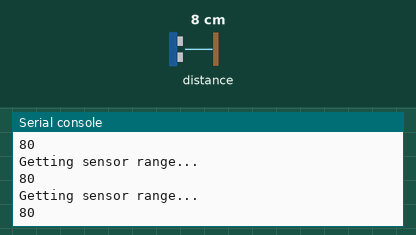
The program below on a simulated MicroPython board. On the bench: the last lines printed to the serial console. The inputs (shaded band) are chosen by the test bench; at power-on: distance to the obstacle 8 cm.

Above: at 1.2 s.
1.3 s: distance to the obstacle set to 2 cm
At 1.9 s:
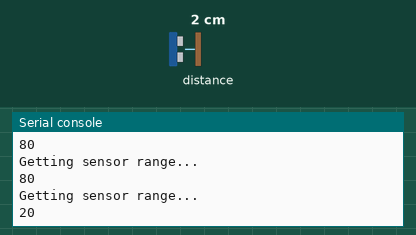
2.8 s: distance to the obstacle set to 4 cm
At 3.4 s:
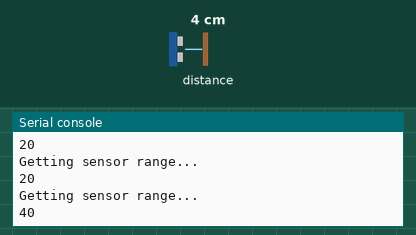
Timing chart, 0 to 5.8 s (numbered marks = the images above; inputs shaded):
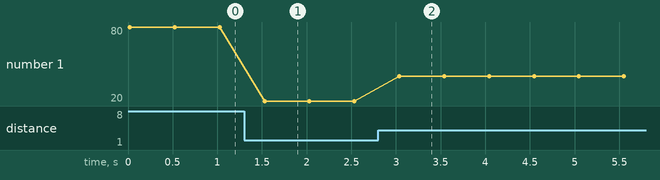

The program:

towel_dispenser_sensor_demo.py
```python
from machine import I2C
import vl6180xb
import time

i2c = I2C(0, I2C.MASTER, baudrate=100000, pins=('P11', 'P10'))

vl61b = vl6180xb.VL6180X(i2c)

while(True):
    print("Getting sensor range...")
    print(vl61b.read_range())
    time.sleep(0.5)
```

vl6180xb.py
```python
VL6180X_DEFAULT_I2C_ADDR = 0x29

VL6180X_REG_IDENTIFICATION_MODEL_ID = 0x000
VL6180X_REG_SYSTEM_INTERRUPT_CONFIG = 0x014
VL6180X_REG_SYSTEM_INTERRUPT_CLEAR = 0x015
VL6180X_REG_SYSTEM_FRESH_OUT_OF_RESET = 0x016
VL6180X_REG_SYSRANGE_START = 0x018
VL6180X_REG_SYSALS_START = 0x038
VL6180X_REG_SYSALS_ANALOGUE_GAIN = 0x03F
VL6180X_REG_SYSALS_INTEGRATION_PERIOD_HI = 0x040
VL6180X_REG_SYSALS_INTEGRATION_PERIOD_LO = 0x041
VL6180X_REG_RESULT_ALS_VAL = 0x050
VL6180X_REG_RESULT_RANGE_VAL = 0x062
VL6180X_REG_RESULT_RANGE_STATUS = 0x04d
VL6180X_REG_RESULT_INTERRUPT_STATUS_GPIO = 0x04f


VL6180X_ALS_GAIN_1 = 0x06
VL6180X_ALS_GAIN_1_25 = 0x05
VL6180X_ALS_GAIN_1_67 = 0x04
VL6180X_ALS_GAIN_2_5 = 0x03
VL6180X_ALS_GAIN_5 = 0x02
VL6180X_ALS_GAIN_10 = 0x01
VL6180X_ALS_GAIN_20 = 0x00
VL6180X_ALS_GAIN_40 = 0x07

VL6180X_ERROR_NONE = 0
VL6180X_ERROR_SYSERR_1 = 1
VL6180X_ERROR_SYSERR_5 = 5
VL6180X_ERROR_ECEFAIL = 6
VL6180X_ERROR_NOCONVERGE = 7
VL6180X_ERROR_RANGEIGNORE = 8
VL6180X_ERROR_SNR = 11
VL6180X_ERROR_RAWUFLOW = 12
VL6180X_ERROR_RAWOFLOW = 13
VL6180X_ERROR_RANGEUFLOW = 14
VL6180X_ERROR_RANGEOFLOW = 15


class VL6180X(object):
    def __init__(self, i2c):
        self.i2c = i2c
        self._addr = VL6180X_DEFAULT_I2C_ADDR
        self.setup()

    def write_byte_data(self, register, regValue):
        return self.i2c.writeto_mem(self._addr, register, bytearray([regValue]), addrsize=16), 'big'

    def read_byte_data(self, register):
        """read 1 bit from 16 byte register"""
        value = int.from_bytes(
            self.i2c.readfrom_mem(self._addr, register, 1, addrsize=16),
            'big'
        )
        return value

    def setup(self):
        if self.read_byte_data(VL6180X_REG_IDENTIFICATION_MODEL_ID) != 0xB4:
            return False

        self.load_settings()

        self.write_byte_data(VL6180X_REG_SYSTEM_FRESH_OUT_OF_RESET, 0x00)

        return True

    def load_settings(self):
        # private settings from page 24 of app note
        self.write_byte_data(0x0207, 0x01)
        self.write_byte_data(0x0208, 0x01)
        self.write_byte_data(0x0097, 0xfd)
        self.write_byte_data(0x0096, 0x00)
        self.write_byte_data(0x00e3, 0x00)
        self.write_byte_data(0x00e4, 0x04)
        self.write_byte_data(0x00e5, 0x02)
        self.write_byte_data(0x00e6, 0x01)
        self.write_byte_data(0x00e7, 0x03)
        self.write_byte_data(0x00f5, 0x02)
        self.write_byte_data(0x00d9, 0x05)
        self.write_byte_data(0x00db, 0xce)
        self.write_byte_data(0x00dc, 0x03)
        self.write_byte_data(0x00dd, 0xf8)
        self.write_byte_data(0x009f, 0x00)
        self.write_byte_data(0x00a3, 0x3c)
        self.write_byte_data(0x00b7, 0x00)
        self.write_byte_data(0x00bb, 0x3c)
        self.write_byte_data(0x00b2, 0x09)
        self.write_byte_data(0x00ca, 0x09)
        self.write_byte_data(0x0198, 0x01)
        self.write_byte_data(0x01b0, 0x17)
        self.write_byte_data(0x01ad, 0x00)
        self.write_byte_data(0x00ff, 0x05)
        self.write_byte_data(0x0100, 0x05)
        self.write_byte_data(0x0199, 0x05)
        self.write_byte_data(0x01a6, 0x1b)
        self.write_byte_data(0x01ac, 0x3e)
        self.write_byte_data(0x01a7, 0x1f)
        self.write_byte_data(0x0030, 0x00)

        # Recommended : Public registers - See data sheet for more detail
        self.write_byte_data(0x0011, 0x10)  # Enables polling for 'New Sample ready' when measurement
        # completes
        self.write_byte_data(0x010a, 0x30)  # Set the averaging sample period (compromise between
        # lower noise and increased execution time)
        self.write_byte_data(0x003f, 0x46)  # Sets the light and dark gain (upper nibble). Dark gain
        # should not be changed.
        self.write_byte_data(0x0031, 0xFF)  # sets the # of range measurements after which auto
        # calibration of system is performed
        self.write_byte_data(0x0040, 0x63)  # Set ALS integration time to 100ms
        self.write_byte_data(0x002e, 0x01)  # perform a single temperature calibration of the ranging
        # sensor

        # Optional: Public registers - See data sheet for more detail
        self.write_byte_data(0x001b, 0x09)  # Set default ranging inter-measurement period to 100ms
        self.write_byte_data(0x003e, 0x31)  # Set default ALS inter-measurement period to 500ms
        self.write_byte_data(0x0014, 0x24)  # Configures interrupt on 'New Sample Ready threshold event'


    def read_range(self):
        # wait for device to be ready for range measurement
        while not (self.read_byte_data(VL6180X_REG_RESULT_RANGE_STATUS) & 0x01): pass

        # Start a range measurement
        self.write_byte_data(VL6180X_REG_SYSRANGE_START, 0x01)

        # Poll until bit 2 is set
        while not (self.read_byte_data(VL6180X_REG_RESULT_INTERRUPT_STATUS_GPIO) & 0x04): pass

        # read range in mm
        range = self.read_byte_data(VL6180X_REG_RESULT_RANGE_VAL)

        # clear interrupt
        self.write_byte_data(VL6180X_REG_SYSTEM_INTERRUPT_CLEAR, 0x07)

        return range

    def read_range_status(self):
        return self.read_byte_data(VL6180X_REG_RESULT_RANGE_STATUS) >> 4


    def read_lux(self, gain):
        reg = self.read_byte_data(VL6180X_REG_SYSTEM_INTERRUPT_CONFIG)
        reg &= ~0x38
        reg |= (0x4 << 3)  # IRQ on ALS ready
        self.write_byte_data(VL6180X_REG_SYSTEM_INTERRUPT_CONFIG, reg)

        # 100 ms integration period
        self.write_byte_data(VL6180X_REG_SYSALS_INTEGRATION_PERIOD_HI, 0)
        self.write_byte_data(VL6180X_REG_SYSALS_INTEGRATION_PERIOD_LO, 100)

        # analog gain
        if gain > VL6180X_ALS_GAIN_40:
            gain = VL6180X_ALS_GAIN_40

        self.write_byte_data(VL6180X_REG_SYSALS_ANALOGUE_GAIN, 0x40 | gain)

        # start ALS
        self.write_byte_data(VL6180X_REG_SYSALS_START, 0x1)

        # Poll until "New Sample Ready threshold event" is set
        while 4 != ((self.read_byte_data(VL6180X_REG_RESULT_INTERRUPT_STATUS_GPIO) >> 3) & 0x7): pass

        # read lux!
        lux = self.read_word_data(VL6180X_REG_RESULT_ALS_VAL)

        # clear interrupt
        self.write_byte_data(VL6180X_REG_SYSTEM_INTERRUPT_CLEAR, 0x07)

        lux *= 0.32  # calibrated count/lux
        if gain == VL6180X_ALS_GAIN_1:
            pass
        elif gain == VL6180X_ALS_GAIN_1_25:
            lux /= 1.25
        elif gain == VL6180X_ALS_GAIN_1_67:
            lux /= 1.76
        elif gain == VL6180X_ALS_GAIN_2_5:
            lux /= 2.5
        elif gain == VL6180X_ALS_GAIN_5:
            lux /= 5
        elif gain == VL6180X_ALS_GAIN_10:
            lux /= 10
        elif gain == VL6180X_ALS_GAIN_20:
            lux /= 20
        elif gain == VL6180X_ALS_GAIN_40:
            lux /= 20

        lux *= 100
        lux /= 100  # integration time in ms

        return lux
```

Measured:
- after the input at 1.3 s, the serial console: prints a new line after 0.23 s (image 1)
- after the input at 2.8 s, the serial console: prints a new line after 0.24 s (image 2)
- plotted number 1: 80 → 20 after the input at 1.3 s, 20 → 40 after the input at 2.8 s
